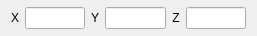
<?xml version="1.0" encoding="UTF-8"?>
<ui version="4.0">
 <class>FuryVectorInputWidget</class>
 <widget class="QWidget" name="FuryVectorInputWidget">
  <property name="geometry">
   <rect>
    <x>0</x>
    <y>0</y>
    <width>257</width>
    <height>36</height>
   </rect>
  </property>
  <property name="windowTitle">
   <string>Form</string>
  </property>
  <layout class="QVBoxLayout" name="verticalLayout">
   <property name="topMargin">
    <number>6</number>
   </property>
   <property name="bottomMargin">
    <number>6</number>
   </property>
   <item>
    <layout class="QHBoxLayout" name="horizontalLayout_2">
     <item>
      <widget class="QLabel" name="label">
       <property name="text">
        <string>X</string>
       </property>
       <property name="alignment">
        <set>Qt::AlignCenter</set>
       </property>
      </widget>
     </item>
     <item>
      <widget class="QLineEdit" name="leX">
       <property name="styleSheet">
        <string notr="true">border-left: 3px solid red;</string>
       </property>
      </widget>
     </item>
     <item>
      <widget class="QLabel" name="label_2">
       <property name="text">
        <string>Y</string>
       </property>
       <property name="alignment">
        <set>Qt::AlignCenter</set>
       </property>
      </widget>
     </item>
     <item>
      <widget class="QLineEdit" name="leY">
       <property name="styleSheet">
        <string notr="true">border-left: 3px solid green;</string>
       </property>
      </widget>
     </item>
     <item>
      <widget class="QLabel" name="label_3">
       <property name="text">
        <string>Z</string>
       </property>
       <property name="alignment">
        <set>Qt::AlignCenter</set>
       </property>
      </widget>
     </item>
     <item>
      <widget class="QLineEdit" name="leZ">
       <property name="styleSheet">
        <string notr="true">border-left: 3px solid blue;</string>
       </property>
      </widget>
     </item>
    </layout>
   </item>
  </layout>
 </widget>
 <resources/>
 <connections/>
</ui>
